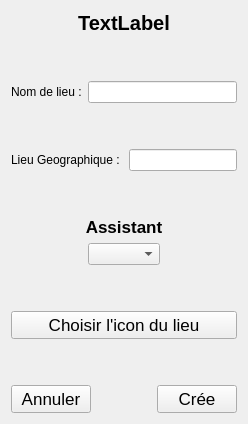
         <widget class="QWidget" name="addlieu">
          <layout class="QVBoxLayout" name="verticalLayout_15">
           <item>
            <widget class="QLabel" name="IDC_INDCLIEUADD">
             <property name="font">
              <font>
               <pointsize>15</pointsize>
               <bold>true</bold>
              </font>
             </property>
             <property name="text">
              <string>TextLabel</string>
             </property>
             <property name="alignment">
              <set>Qt::AlignmentFlag::AlignCenter</set>
             </property>
            </widget>
           </item>
           <item>
            <spacer name="verticalSpacer_31">
             <property name="orientation">
              <enum>Qt::Orientation::Vertical</enum>
             </property>
             <property name="sizeHint" stdset="0">
              <size>
               <width>20</width>
               <height>40</height>
              </size>
             </property>
            </spacer>
           </item>
           <item>
            <layout class="QHBoxLayout" name="horizontalLayout_14">
             <item>
              <widget class="QLabel" name="IDC_NOMADDLIEU">
               <property name="text">
                <string>Nom de lieu :</string>
               </property>
              </widget>
             </item>
             <item>
              <widget class="QLineEdit" name="IDC_NAMECREATELIEU"/>
             </item>
            </layout>
           </item>
           <item>
            <spacer name="verticalSpacer_32">
             <property name="orientation">
              <enum>Qt::Orientation::Vertical</enum>
             </property>
             <property name="sizeHint" stdset="0">
              <size>
               <width>20</width>
               <height>40</height>
              </size>
             </property>
            </spacer>
           </item>
           <item>
            <layout class="QHBoxLayout" name="horizontalLayout_21">
             <item>
              <widget class="QLabel" name="LINDICATIONGEOGRAPHIQUEADDLIEU">
               <property name="text">
                <string>Lieu Geographique : </string>
               </property>
              </widget>
             </item>
             <item>
              <widget class="QLineEdit" name="IDC_EDITLIEUADD"/>
             </item>
            </layout>
           </item>
           <item>
            <spacer name="verticalSpacer_37">
             <property name="orientation">
              <enum>Qt::Orientation::Vertical</enum>
             </property>
             <property name="sizeHint" stdset="0">
              <size>
               <width>20</width>
               <height>40</height>
              </size>
             </property>
            </spacer>
           </item>
           <item>
            <widget class="QLabel" name="label_2">
             <property name="font">
              <font>
               <pointsize>13</pointsize>
               <bold>true</bold>
              </font>
             </property>
             <property name="text">
              <string>Assistant</string>
             </property>
             <property name="alignment">
              <set>Qt::AlignmentFlag::AlignCenter</set>
             </property>
            </widget>
           </item>
           <item>
            <layout class="QHBoxLayout" name="horizontalLayout_15">
             <item>
              <spacer name="horizontalSpacer_25">
               <property name="orientation">
                <enum>Qt::Orientation::Horizontal</enum>
               </property>
               <property name="sizeHint" stdset="0">
                <size>
                 <width>40</width>
                 <height>20</height>
                </size>
               </property>
              </spacer>
             </item>
             <item>
              <widget class="QComboBox" name="IDC_LISTASSISTANTLIEU"/>
             </item>
             <item>
              <spacer name="horizontalSpacer_26">
               <property name="orientation">
                <enum>Qt::Orientation::Horizontal</enum>
               </property>
               <property name="sizeHint" stdset="0">
                <size>
                 <width>40</width>
                 <height>20</height>
                </size>
               </property>
              </spacer>
             </item>
            </layout>
           </item>
           <item>
            <spacer name="verticalSpacer_33">
             <property name="orientation">
              <enum>Qt::Orientation::Vertical</enum>
             </property>
             <property name="sizeHint" stdset="0">
              <size>
               <width>20</width>
               <height>40</height>
              </size>
             </property>
            </spacer>
           </item>
           <item>
            <widget class="APushButton" name="IDC_ICONCHOOSELIEU">
             <property name="font">
              <font>
               <pointsize>13</pointsize>
              </font>
             </property>
             <property name="text">
              <string>Choisir l'icon du lieu</string>
             </property>
            </widget>
           </item>
           <item>
            <spacer name="verticalSpacer_41">
             <property name="orientation">
              <enum>Qt::Orientation::Vertical</enum>
             </property>
             <property name="sizeHint" stdset="0">
              <size>
               <width>20</width>
               <height>40</height>
              </size>
             </property>
            </spacer>
           </item>
           <item>
            <layout class="QHBoxLayout" name="horizontalLayout_16">
             <item>
              <widget class="QPushButton" name="IDC_CANCELCREATELIEU">
               <property name="font">
                <font>
                 <pointsize>13</pointsize>
                </font>
               </property>
               <property name="text">
                <string>Annuler</string>
               </property>
              </widget>
             </item>
             <item>
              <spacer name="horizontalSpacer_27">
               <property name="orientation">
                <enum>Qt::Orientation::Horizontal</enum>
               </property>
               <property name="sizeHint" stdset="0">
                <size>
                 <width>40</width>
                 <height>20</height>
                </size>
               </property>
              </spacer>
             </item>
             <item>
              <widget class="QPushButton" name="IDC_CREALIEU">
               <property name="font">
                <font>
                 <pointsize>13</pointsize>
                </font>
               </property>
               <property name="text">
                <string>Crée</string>
               </property>
              </widget>
             </item>
            </layout>
           </item>
          </layout>
         </widget>
